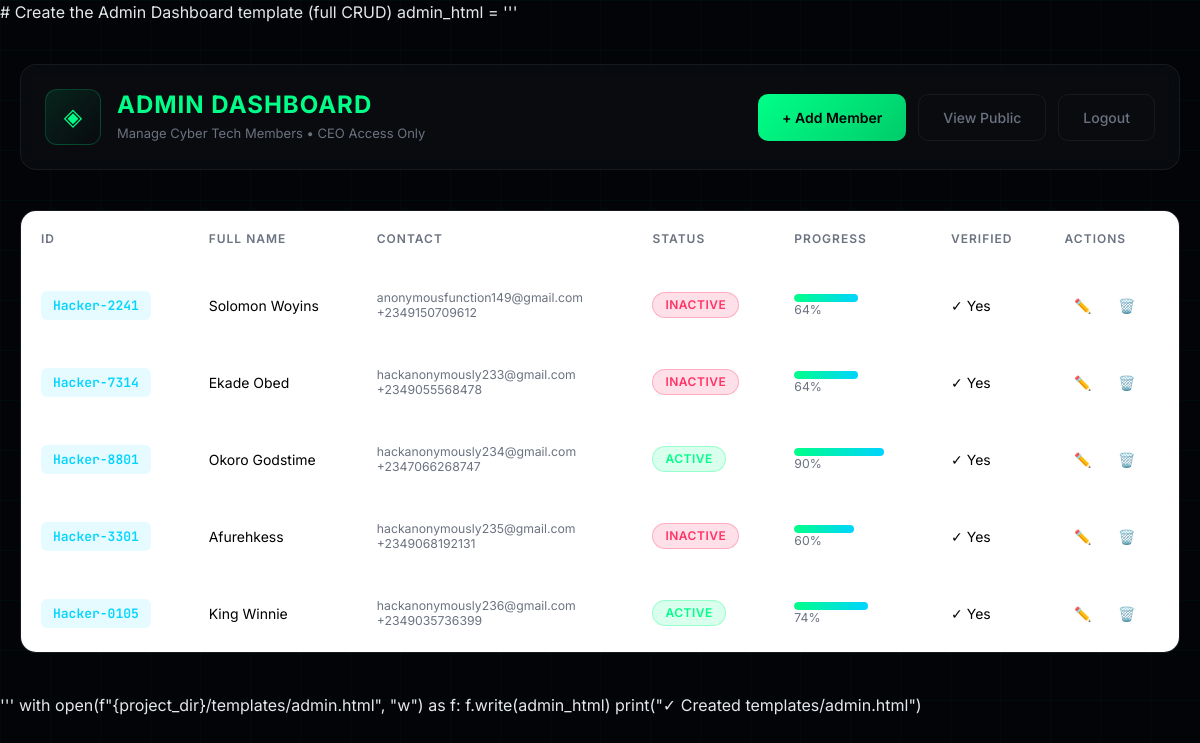
Page /admin (signed in) on the committed database.
### app.py (models this page shows, shortened)
class Member(db.Model):
    id = db.Column(db.Integer, primary_key=True)
    member_id = db.Column(db.String(20), unique=True, nullable=False)
    full_name = db.Column(db.String(100), nullable=False)
    phone_number = db.Column(db.String(20), nullable=False)
    email = db.Column(db.String(120), nullable=False)
    progress = db.Column(db.Integer, default=0)
    verified = db.Column(db.Boolean, default=False)
    status = db.Column(db.String(20), default='active')
    created_at = db.Column(db.DateTime, default=datetime.utcnow)

### app.py (the view)
@app.route('/admin')
@admin_required
def admin_dashboard():
    members = Member.query.all()
    return render_template('admin.html', members=members)

### app.py (called while the page is built)
def admin_required(f):
    @wraps(f)
    def decorated_function(*args, **kwargs):
        if not session.get('admin_logged_in'):
            return redirect(url_for('login'))
        return f(*args, **kwargs)
    return decorated_function

### templates/admin.html (shortened to what this page needs)
admin_html = '''<!doctype html>
<html lang="en">
<head>
  <link href="https://cdn.jsdelivr.net/npm/bootstrap@5.3.2/dist/css/bootstrap.min.css" rel="stylesheet">
</head>
<body>
  <div class="container-fluid">
    <div class="header">
      <div class="brand">
        <div class="brand-icon">◈</div>
        <div class="brand-text">
          <h1>Admin Dashboard</h1>
          <p>Manage Cyber Tech Members • CEO Access Only</p>
        </div>
      </div>
      <div class="header-actions">
        <button class="btn-primary-custom" onclick="openAddModal()">+ Add Member</button>
        <a href="{{ url_for('public_view') }}" class="btn-secondary-custom">View Public</a>
        <a href="{{ url_for('logout') }}" class="btn-secondary-custom">Logout</a>
      </div>
    </div>
    <div class="table-container">
      <table class="table">
        <thead>
          <tr>
            <th>ID</th>
            <th>Full Name</th>
            <th>Contact</th>
            <th>Status</th>
            <th>Progress</th>
            <th>Verified</th>
            <th>Actions</th>
          </tr>
        </thead>
        <tbody>
          {% for member in members %}
          <tr data-id="{{ member.id }}">
            <td><span class="member-id">{{ member.member_id }}</span></td>
            <td>{{ member.full_name }}</td>
            <td>
              <small style="color: var(--muted)">{{ member.email }}<br>{{ member.phone_number }}</small>
            </td>
            <td><span class="badge badge-{{ member.status }}">{{ member.status }}</span></td>
            <td>
              <div class="progress-bar-bg">
                <div class="progress-bar-fill" style="width: {{ member.progress }}%"></div>
              </div>
              <small style="color: var(--muted)">{{ member.progress }}%</small>
            </td>
            <td>{{ '✓ Yes' if member.verified else '✗ No' }}</td>
            <td>
              <div class="action-btns">
                <button class="btn-icon" onclick="openEditModal({{ member.id }}, '{{ member.member_id }}', '{{ member.full_name }}', '{{ member.phone_number }}', '{{ member.email }}', {{ member.progress }}, {{ 'true' if member.verified else 'false' }}, '{{ member.status }}')">✏️</button>
                <button class="btn-icon delete" onclick="deleteMember({{ member.id }})">🗑️</button>
              </div>
            </td>
          </tr>
          {% endfor %}
        </tbody>
      </table>
    </div>
  </div>
</body>
</html>'''

### templates/admin.html (style rules this page uses)
:root { --bg: #020408; --panel: #0a0f1a; --card: #111827; --muted: #6b7280; --neon: #00ff88; --neon-dim: rgba(0, 255, 136, 0.1); --accent: #00d4ff; --danger: #ff3366; --warning: #ffaa00; --success: #00ff88; --glass: rgba(255, 255, 255, 0.03); --border: rgba(255, 255, 255, 0.06); }
* { margin: 0; padding: 0; box-sizing: border-box; }
body { background: var(--bg); color: #e5e7eb; font-family: 'Inter', sans-serif; min-height: 100vh; }
.container-fluid { position: relative; z-index: 1; padding: 40px 20px; max-width: 1400px; margin: 0 auto; }
.header { display: flex; justify-content: space-between; align-items: center; margin-bottom: 40px; padding: 24px; background: var(--glass); border: 1px solid var(--border); border-radius: 16px; backdrop-filter: blur(10px); }
.brand { display: flex; align-items: center; gap: 16px; }
.brand-icon { width: 56px; height: 56px; background: linear-gradient(135deg, var(--neon-dim), transparent); border: 1px solid rgba(0, 255, 136, 0.2); border-radius: 12px; display: flex; align-items: center; justify-content: center; font-size: 24px; color: var(--neon); }
.brand-text h1 { font-size: 24px; font-weight: 700; color: var(--neon); margin: 0; letter-spacing: 1px; text-transform: uppercase; }
.brand-text p { font-size: 13px; color: var(--muted); margin: 4px 0 0 0; }
.header-actions { display: flex; gap: 12px; }
.btn-primary-custom { padding: 12px 24px; background: linear-gradient(135deg, var(--neon), #00cc6a); border: none; border-radius: 10px; color: #000; font-weight: 600; font-size: 14px; cursor: pointer; transition: all 0.3s ease; display: inline-flex; align-items: center; gap: 8px; }
.btn-secondary-custom { padding: 12px 24px; background: transparent; border: 1px solid var(--border); border-radius: 10px; color: var(--muted); font-weight: 500; font-size: 14px; cursor: pointer; transition: all 0.3s ease; text-decoration: none; }
.table-container { background: var(--glass); border: 1px solid var(--border); border-radius: 16px; overflow: hidden; backdrop-filter: blur(10px); }
.table { width: 100%; border-collapse: separate; border-spacing: 0; margin: 0; }
.table thead { background: rgba(0, 0, 0, 0.3); }
.table th { padding: 20px; text-align: left; font-size: 12px; font-weight: 600; color: var(--muted); text-transform: uppercase; letter-spacing: 1px; border-bottom: 1px solid var(--border); }
.table td { padding: 20px; border-bottom: 1px solid var(--border); font-size: 14px; vertical-align: middle; }
.member-id { font-family: 'JetBrains Mono', monospace; color: var(--accent); font-weight: 600; font-size: 13px; background: rgba(0, 212, 255, 0.1); padding: 6px 12px; border-radius: 6px; display: inline-block; }
.badge { padding: 6px 12px; border-radius: 20px; font-size: 12px; font-weight: 600; text-transform: uppercase; letter-spacing: 0.5px; }
.badge-active { background: rgba(0, 255, 136, 0.15); color: var(--success); border: 1px solid rgba(0, 255, 136, 0.3); }
.badge-inactive { background: rgba(255, 51, 102, 0.15); color: var(--danger); border: 1px solid rgba(255, 51, 102, 0.3); }
.progress-bar-bg { height: 8px; background: rgba(255, 255, 255, 0.05); border-radius: 4px; overflow: hidden; width: 100px; }
.progress-bar-fill { height: 100%; background: linear-gradient(90deg, var(--neon), var(--accent)); border-radius: 4px; transition: width 0.3s ease; }
.action-btns { display: flex; gap: 8px; }
.btn-icon { width: 36px; height: 36px; border-radius: 8px; border: 1px solid var(--border); background: transparent; color: var(--muted); cursor: pointer; transition: all 0.3s ease; display: inline-flex; align-items: center; justify-content: center; }

### rows in the picture
Member: member_id "Hacker-2241", full_name "Solomon Woyins", email "anonymousfunction149@gmail.com", phone_number "+2349150709612", status "INACTIVE", progress "64", verified "✓ Yes"
Member: member_id "Hacker-7314", full_name "Ekade Obed", email "hackanonymously233@gmail.com", phone_number "+2349055568478", status "INACTIVE", progress "64", verified "✓ Yes"
Member: member_id "Hacker-8801", full_name "Okoro Godstime", email "hackanonymously234@gmail.com", phone_number "+2347066268747", status "ACTIVE", progress "90", verified "✓ Yes"
Member: member_id "Hacker-3301", full_name "Afurehkess", email "hackanonymously235@gmail.com", phone_number "+2349068192131", status "INACTIVE", progress "60", verified "✓ Yes"
Member: member_id "Hacker-0105", full_name "King Winnie", email "hackanonymously236@gmail.com", phone_number "+2349035736399", status "ACTIVE", progress "74", verified "✓ Yes"
